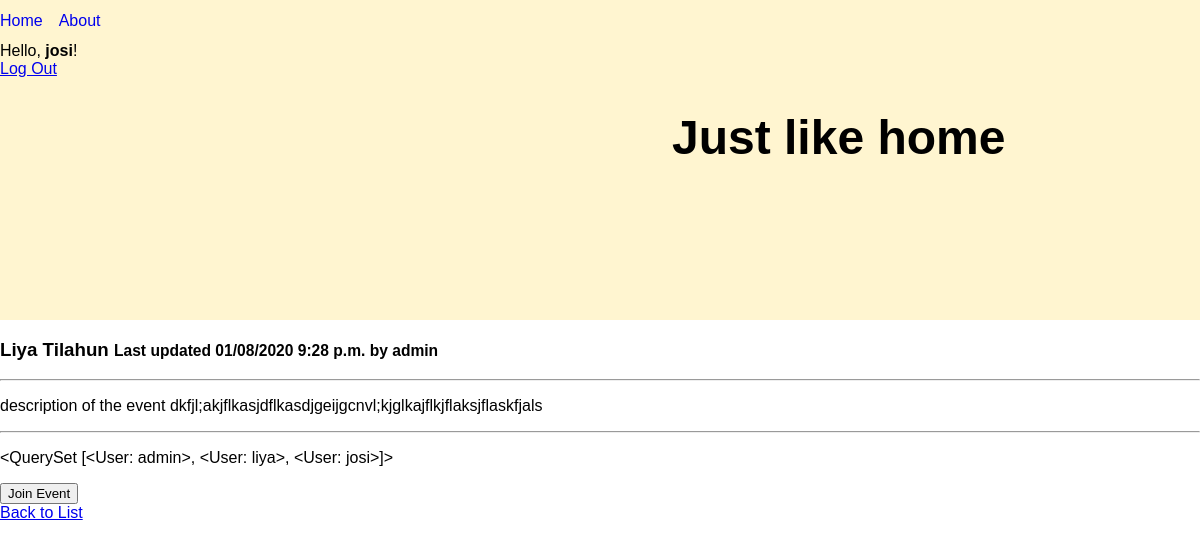
The page /events/liya-tilahun/ (signed in) on the database its author committed.
### events/models.py (models this page shows, shortened)
class Event(models.Model):
    name = models.CharField(max_length=200)
    author = models.ForeignKey(User, on_delete=models.PROTECT,
                               help_text="The user that posted this event.", default=1, related_name='author')
    date_time = models.DateTimeField('event date time')
    street_address = models.CharField(max_length=255, default='address 1')
    city = models.CharField(max_length=255, default='city name')
    location = PlainLocationField(based_fields=['address','city'], zoom=7, default='location')
    description = models.TextField(default='description of the event')
    slug = models.CharField(max_length=400, blank=True, editable=False,
                            help_text="Unique URL path to access this page. Generated by the system.")
    created = models.DateTimeField(auto_now_add=True,
                                   help_text="The date and time this page was created. Automatically generated when the model saves.")
    modified = models.DateTimeField(auto_now=True,
                                    help_text="The date and time this page was updated. Automatically generated when the model updates.")
    participants = models.ManyToManyField(User,blank=True,related_name='participant')

### events/views.py (the view, shortened to what this page needs)
# urls.py: path('<str:slug>/', EventDetailView.as_view(), name='event-details-page'),
class EventDetailView(DetailView):
    model = Event
    def get(self, request, slug):
      event = self.get_queryset().get(slug__iexact=slug)
      return render(request, 'events/event_detail.html', {
        'event': event
      })

### events/templates/events/event_detail.html (shortened to what this page needs)
{% extends "base.html" %}
{% block content %}
      <h3>{{ event.name }} <small>Last updated {{ event.modified|date:"SHORT_DATETIME_FORMAT" }} by <b>{{ event.author.username }}</b></small></h3>
      <hr>
      <p>{{ event.description|linebreaksbr }}</p>
      <hr>
      <p>{{ event.participants.all }}</p>
      <form method='post' action="{% url 'add-participant' event.slug%}">
            <button>Join Event</button>
      </form>
      <a href="{% url 'event-list-page' %}">Back to List</a>
{% endblock %}

### templates/base.html (shortened to what this page needs)
<!doctype html>
<html lang="en">
  <head>
    {% load static %}
    <link rel="stylesheet" type="text/css" href="{% static 'css/styles.css' %}">
  </head>
  <body>
    <div class='nav-div'>
      <nav>
        <a href='#'>Home</a>
        <a href=#>About</a>
      </nav>
      {% if user.is_authenticated %}
        <div class="text-white">Hello, <strong>{{user.username}}</strong>!</div>
          <a href="{% url 'logout' %}" class="btn btn-danger ml-2">Log Out</a>
      {% endif %}
      <h1 class='main-header'>Just like home </h1>
    </div>
    {% block content %}
    {% endblock %}
  </body>
</html>

### static/css/styles.css (style rules this page uses)
body { background-color: white; font-size: 16px; font-family: Helvetica; margin: 0; }
nav { display: flex; justify-content: flex-start; padding-bottom: 0.75em; padding-top: 0.75em; }
.nav-div { height: 20em; background-color: #FFF5D0; }
nav a { margin-right: 1em; text-decoration: none; }
.main-header { font-size: 3em; padding-left: 14em; }

### rows shown on the page
Event: name "Liya Tilahun", modified "01/08/2020 9:28 p.m.", author.username "admin", description "description of the event dkfjl;akjflkasjdflkasdjgeijgcnvl;kjglkajflkjflaksjflaskfjals", participants.all "<QuerySet [<User: admin>, <User: liya>, <User: josi>]>"

### other values the page prints
{{ user.username }} "josi"
